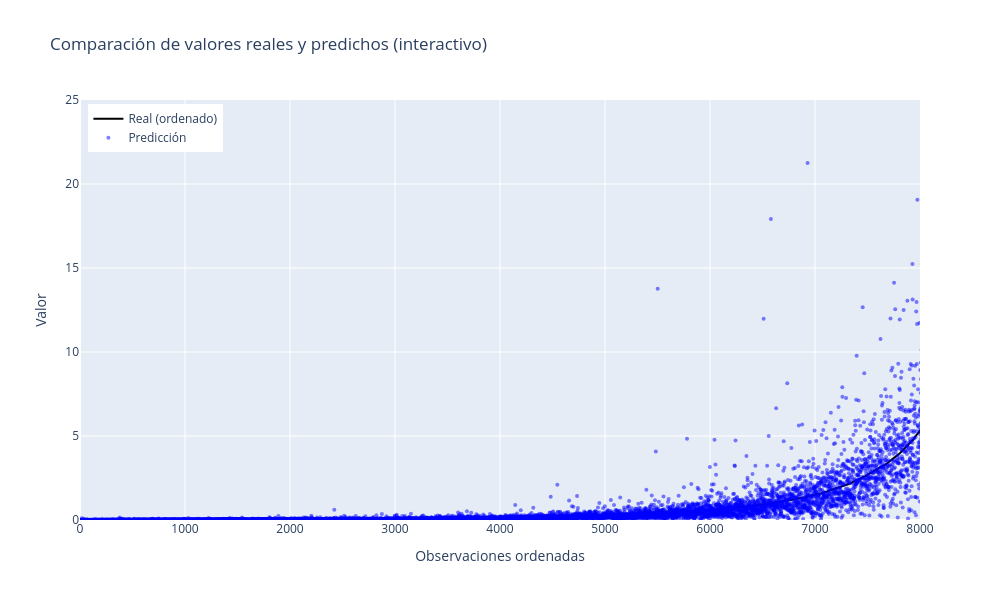

Write notebook code for a chart like this one.
### Code cell
import plotly.graph_objects as go
import numpy as np

# Suponiendo que ya tienes:
# y, y_pred_stacking_todos

orden = np.argsort(y)
y_real_orden = y[orden]
y_real_ordenado = np.exp(y_real_orden)
y_pred_correspondiente = np.exp(y_pred_stacking_todos[orden])

# Crear figura interactiva
fig = go.Figure()

# Línea de valores reales ordenados
fig.add_trace(go.Scatter(
    y=y_real_ordenado,
    mode='lines',
    name='Real (ordenado)',
    line=dict(color='black', width=2)
))

# Puntos de predicciones correspondientes
fig.add_trace(go.Scatter(
    y=y_pred_correspondiente,
    mode='markers',
    name='Predicción',
    marker=dict(color='blue', size=4, opacity=0.5)
))

# Configuración del layout
fig.update_layout(
    title='Comparación de valores reales y predichos (interactivo)',
    xaxis_title='Observaciones ordenadas',
    yaxis_title='Valor',
    xaxis=dict(range=[0, 8000]),
    yaxis=dict(range=[0, 25]),
    legend=dict(x=0.01, y=0.99),
    height=600,
    width=1000
)

# Mostrar
fig.show()

### Figure 1 — Plotly figure (JSON) as saved in the notebook; plotly's stock layout.template omitted (floating-point values rounded to 4 significant figures; data arrays with more than 128 entries replaced by an {"elided": "..."} marker saying what was removed)
{"data": [{"line": {"color": "black", "width": 2}, "mode": "lines", "name": "Real (ordenado)", "type": "scatter", "y": {"elided": "8805 float values"}}, {"marker": {"color": "blue", "opacity": 0.5, "size": 4}, "mode": "markers", "name": "Predicción", "type": "scatter", "y": {"elided": "8805 float values"}}], "layout": {"height": 600, "legend": {"x": 0.01, "y": 0.99}, "title": {"text": "Comparación de valores reales y predichos (interactivo)"}, "width": 1000, "xaxis": {"range": [0, 8000], "title": {"text": "Observaciones ordenadas"}}, "yaxis": {"range": [0, 25], "title": {"text": "Valor"}}}}
